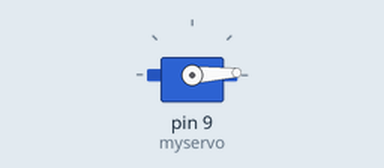
The sketch below on a simulated Arduino Uno, built with avr-gcc and run on an emulated ATmega328P. On the bench: servo.

Above: at 0.05 s.
At 1.3 s:
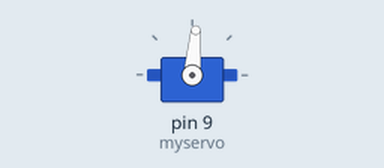
At 2.6 s:
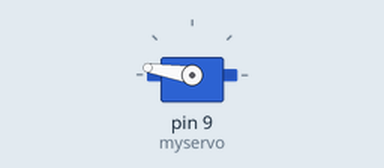
At 5.2 s:
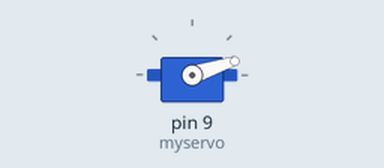
Timing chart, 0 to 7.1 s (numbered marks = the images above):
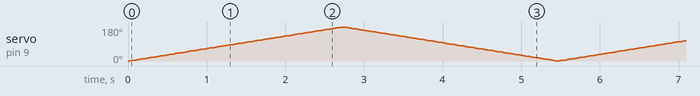

The sketch:

8_Servo.ino
```cpp
#include <Servo.h>            // Include the Servo library to control servo motors

Servo myservo;                // Create a Servo object to control a servo motor
int pos = 0;                  // Variable to store the current servo position (angle)

void setup() {
// Attach the servo to digital pin 9
// Set minimum pulse width to 600 µs
// Set maximum pulse width to 2600 µs
  myservo.attach(9, 600, 2600);

}

void loop() {
  for (pos = 0; pos <= 180; pos += 1) {
     // Increase servo angle from 0 to 180 degrees
    myservo.write(pos);        // Set the servo to the current angle
    delay(15);                 // Wait 15 ms for the servo to reach the position
  }

  for (pos = 180; pos >= 0; pos -= 1) {
    // Decrease servo angle from 180 back to 0 degrees
    myservo.write(pos);        // Set the servo to the current angle
    delay(15);                 // Wait 15 ms for the servo to reach the position
  }
}
```
